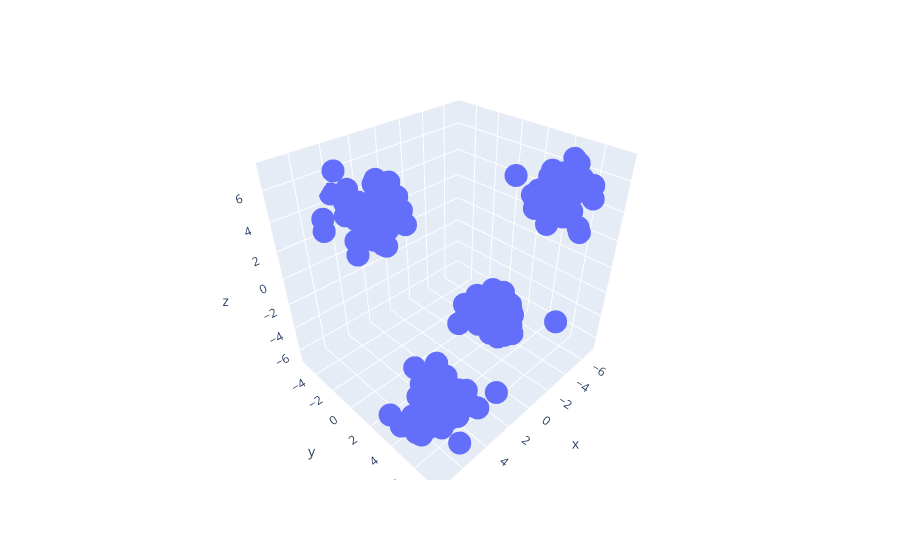

This figure's notebook cell:
### Code cell
fig = px.scatter_3d(x=X[:,0], y=X[:,1], z=X[:,2])
fig.show()

### Figure 1 — Plotly figure (JSON) as saved in the notebook; plotly's stock layout.template omitted (floating-point values rounded to 4 significant figures; data arrays with more than 128 entries replaced by an {"elided": "..."} marker saying what was removed)
{"data": [{"hovertemplate": "x=%{x}<br>y=%{y}<br>z=%{z}<extra></extra>", "legendgroup": "", "marker": {"color": "#636efa", "symbol": "circle"}, "mode": "markers", "name": "", "scene": "scene", "showlegend": false, "type": "scatter3d", "x": {"elided": "200 float values"}, "y": {"elided": "200 float values"}, "z": {"elided": "200 float values"}}], "layout": {"legend": {"tracegroupgap": 0}, "margin": {"t": 60}, "scene": {"domain": {"x": [0, 1], "y": [0, 1]}, "xaxis": {"title": {"text": "x"}}, "yaxis": {"title": {"text": "y"}}, "zaxis": {"title": {"text": "z"}}}}}
